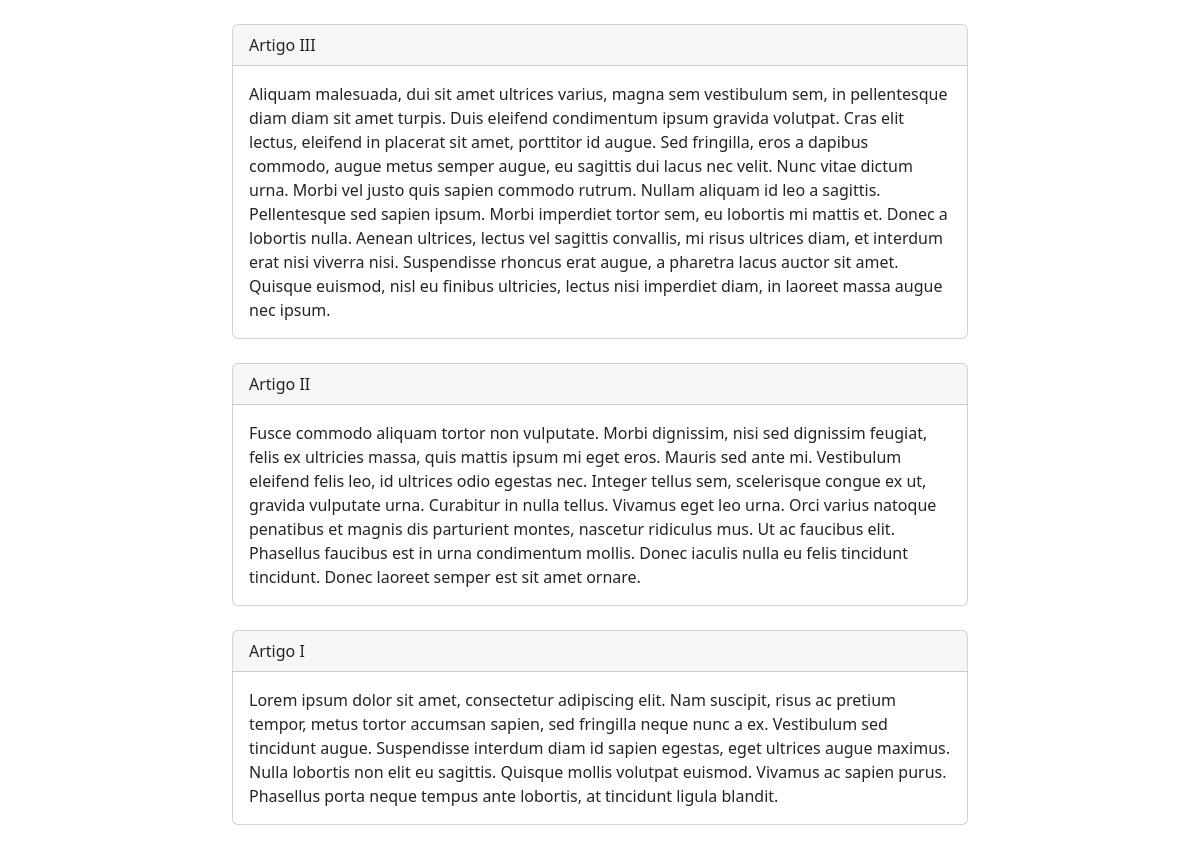
Screenshot of /exercicio_extra_03_artigos/index.php with the database file from the repository.
### tables this page shows
create table if not exists artigos (
	id int primary key auto_increment,
    titulo varchar(128) not null,
    texto mediumtext not null
);

### exercicio_extra_03_artigos/Conexao.php (called while the page is built, shortened)
<?php
abstract class Conexao
{
    private string $db = "mysql";
    private string $host = "localhost";
    private string $user = "root";
    private string $pass = "";
    private string $dbname = "db_celke";
    private int $port = 3306;
    public function conectar()
    {
        try
        {
            $this->connect = new PDO($this->db . ":host=" . $this->host . ";port=" . $this->port . ";dbname=" . $this->dbname, $this->user, $this->pass);
            return $this->connect;
        }
        catch (Exception $erro)
        {
            die("Erro: Por favor tente novamente. Caso o problema persista, entre em contato com o administrador <b>adm@php.br</b> e informe o código do erro ".$erro->getCode());
        }
    }
}

### exercicio_extra_03_artigos/BuscaArtigos.php (called while the page is built, shortened)
<?php
class BuscaArtigos extends Conexao
{
    public function listarArtigos(): array
    {
        $this->connect = $this->conectar();
        $artigos = "select id, titulo, texto from artigos order by id desc";
        $query = $this->connect->prepare($artigos);
        $query->execute();
        $retorno = $query->fetchAll();
        return $retorno;
    }
}

### exercicio_extra_03_artigos/index.php (the view, shortened to what this page needs)
<?php
require "Conexao.php";
require "BuscaArtigos.php";
?>
<!DOCTYPE html>
<html lang="pt-br">
<head>
    <link href="https://cdn.jsdelivr.net/npm/bootstrap@5.2.3/dist/css/bootstrap.min.css" rel="stylesheet">
</head>
<body class="p-4">
    <div class="container">
        <div class="row">
            <div class="col-lg-8 offset-lg-2">
                <?php
                $buscaArtigos = new BuscaArtigos();
                $artigos = $buscaArtigos->listarArtigos();
                foreach ($artigos as $artigo) { ?>
                    <div class="card mb-4">
                        <div class="card-header">
                            <?= $artigo['titulo'] ?>
                        </div>
                        <div class="card-body">
                            <?= $artigo['texto'] ?>
                        </div>
                    </div>
                <?php } ?>
            </div>
        </div>
    </div>
</body>
</html>

### rows the page displays
artigos: titulo "Artigo III", texto "Aliquam malesuada, dui sit amet ultrices varius, magna sem vestibulum sem, in pellentesque diam diam sit amet turpis. Duis eleifend condimentum ipsum gravida volutpat. Cras elit lectus, eleifend in placerat sit amet, porttitor id augue. Sed fringilla, eros a dapibus commodo, augue metus semper augue, eu sagittis dui lacus nec velit. Nunc vitae dictum urna. Morbi vel justo quis sapien commodo rutrum. Nullam aliquam id leo a sagittis. Pellentesque sed sapien ipsum. Morbi imperdiet tortor sem, eu lobortis mi mattis et. Donec a lobortis nulla. Aenean ultrices, lectus vel sagittis convallis, mi risus ultrices diam, et interdum erat nisi viverra nisi. Suspendisse rhoncus erat augue, a pharetra…"
artigos: titulo "Artigo II", texto "Fusce commodo aliquam tortor non vulputate. Morbi dignissim, nisi sed dignissim feugiat, felis ex ultricies massa, quis mattis ipsum mi eget eros. Mauris sed ante mi. Vestibulum eleifend felis leo, id ultrices odio egestas nec. Integer tellus sem, scelerisque congue ex ut, gravida vulputate urna. Curabitur in nulla tellus. Vivamus eget leo urna. Orci varius natoque penatibus et magnis dis parturient montes, nascetur ridiculus mus. Ut ac faucibus elit. Phasellus faucibus est in urna condimentum mollis. Donec iaculis nulla eu felis tincidunt tincidunt. Donec laoreet semper est sit amet ornare."
artigos: titulo "Artigo I", texto "Lorem ipsum dolor sit amet, consectetur adipiscing elit. Nam suscipit, risus ac pretium tempor, metus tortor accumsan sapien, sed fringilla neque nunc a ex. Vestibulum sed tincidunt augue. Suspendisse interdum diam id sapien egestas, eget ultrices augue maximus. Nulla lobortis non elit eu sagittis. Quisque mollis volutpat euismod. Vivamus ac sapien purus. Phasellus porta neque tempus ante lobortis, at tincidunt ligula blandit."
